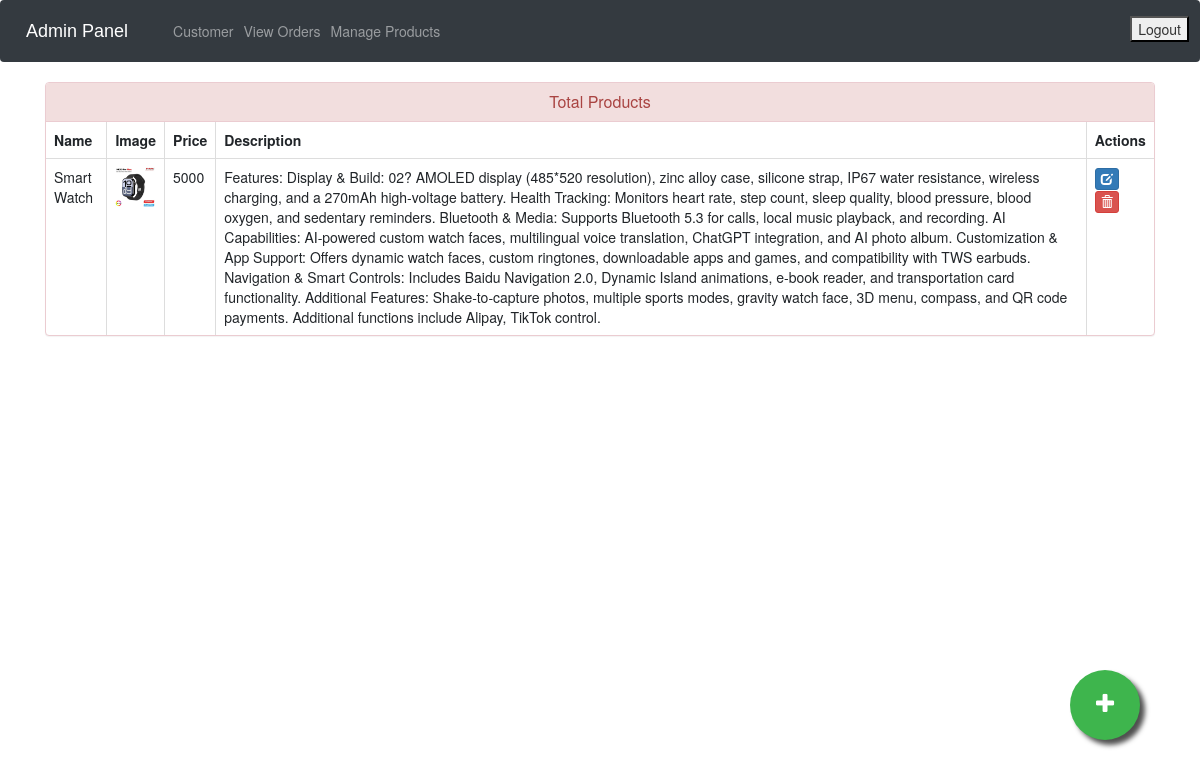
Page /admin-products (signed in) on the earlier database version.
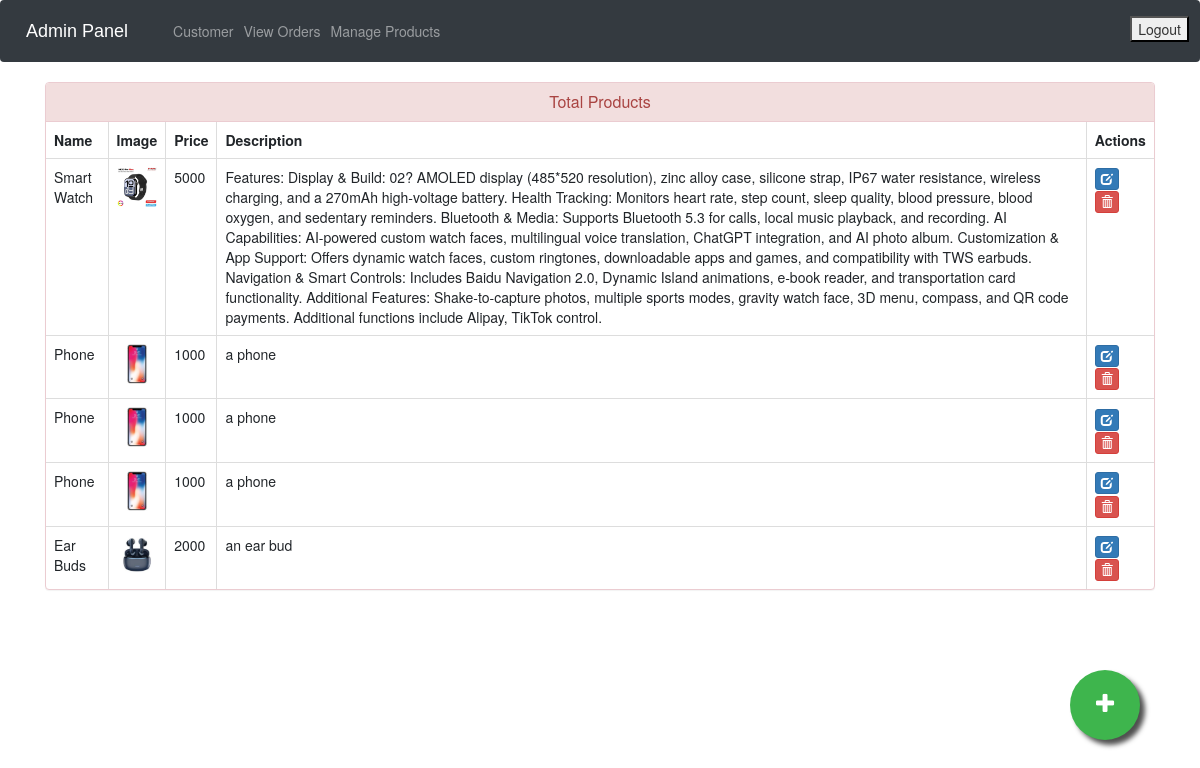
Same page on the later database version.
### ecom/models.py (models this page shows, shortened)
class Product(models.Model):
    name = models.CharField(max_length=100)
    product_image = models.ImageField(upload_to='product_image/', null=True, blank=True, default="-")
    additional_image1 = models.ImageField(upload_to='product_image/other/', null=True, blank=True)
    additional_image2 = models.ImageField(upload_to='product_image/other/', null=True, blank=True)
    additional_image3 = models.ImageField(upload_to='product_image/other/', null=True, blank=True)
    additional_image4 = models.ImageField(upload_to='product_image/other/', null=True, blank=True)
    price = models.PositiveIntegerField()
    discount = models.PositiveIntegerField(null=True, blank=True, help_text="Discount percentage")
    description = models.TextField(max_length=1000)
    short_description = models.TextField(max_length=100, null=True)
    stock = models.PositiveIntegerField(default=0)
    category = models.ForeignKey(Category, on_delete=models.CASCADE, related_name='products', default=1)
    sub_category = models.ForeignKey(Sub_category, on_delete=models.CASCADE, related_name='products', default=1)
    is_digital = models.BooleanField(default=False)
    featured = models.BooleanField(default=False)
    popular = models.BooleanField(default=False)
    colors = models.ManyToManyField(Color, blank=True, related_name='products')  # Added color options

### ecom/views.py (the view)
# urls.py: path('admin-products', views.admin_products_view,name='admin-products'),
@login_required(login_url='adminlogin')
def admin_products_view(request):
    products=models.Product.objects.all()
    return render(request,'ecom/admin_products.html',{'products':products})

### ecom/context_processors.py (called while the page is built)
def categories_context(request):
    categories = Category.objects.prefetch_related('sub_category').all()
    return {'categories': categories}

### templates/ecom/admin_products.html (shortened to what this page needs)
{% extends 'ecom/admin_base.html' %}
{% load static %}
{% block content %}
<head>
  <link href="//netdna.bootstrapcdn.com/bootstrap/3.0.0/css/bootstrap.min.css" rel="stylesheet" id="bootstrap-css">
</head>
<div class="container">
  <div class="panel panel-danger">
    <div class="panel-heading">
      <h6 class="panel-title">Total Products</h6>
    </div>
    <table class="table table-hover table-bordered" id="dev-table">
      <thead>
        <tr>
          <th>Name</th>
          <th>Image</th>
          <th>Price</th>
          <th>Description</th>
          <th>Actions</th>
        </tr>
      </thead>
      {% for p in products %}
  {% if p %}
      <tr>
        <td> {{p.name}}</td>
        <td> <img src="{% static p.product_image.url %}" alt="Profile Pic" height="40px" width="40px" /></td>
        <td>{{p.price}}</td>
        <td>{{p.description}}</td>
        <td><a class="btn btn-primary btn-xs" href="{% url 'update-product' p.id  %}"><span class="glyphicon glyphicon-edit"></span></a>
          <a class="btn btn-danger btn-xs" href="{% url 'delete-product' p.id  %}"><span class="glyphicon glyphicon-trash"></span></a></td>
      </tr>
      {%else%}
      <br><br><br>
      <h1>No Products!!</h1>
      {% endif %}
      {% endfor %}
    </table>
  </div>
</div>
<a href="/admin-add-product" class="float">
<i class="fa fa-plus my-float"></i>
</a>
{% endblock content %}

Differences in the rows shown:
added Product: name "Phone", product_image (picture), price "1000", description "a phone"
added Product: name "Phone", product_image (picture), price "1000", description "a phone"
added Product: name "Phone", product_image (picture), price "1000", description "a phone"
added Product: name "Ear Buds", product_image (picture), price "2000", description "an ear bud"
